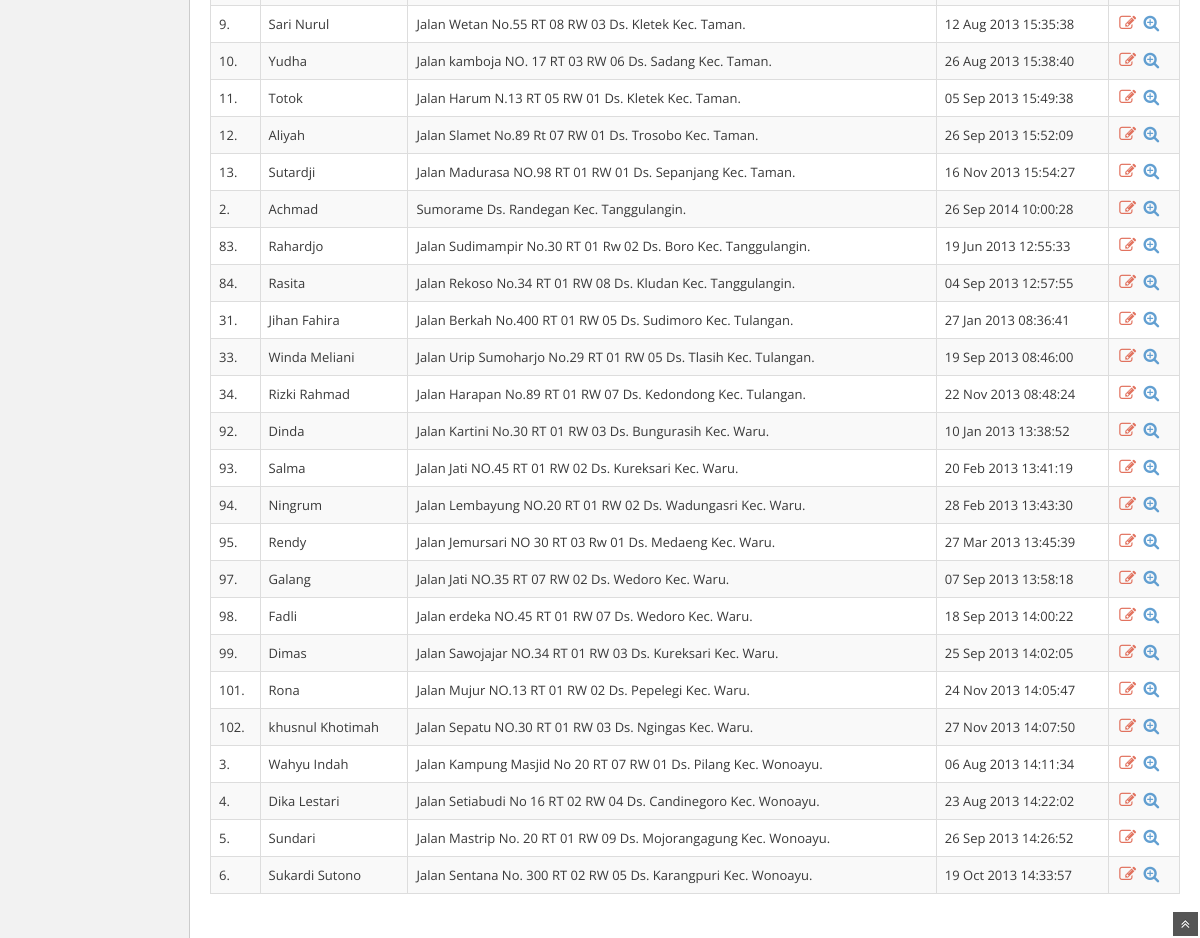
/pasca/pasca.php (signed in, lower part), run on an earlier commit of the app's database.
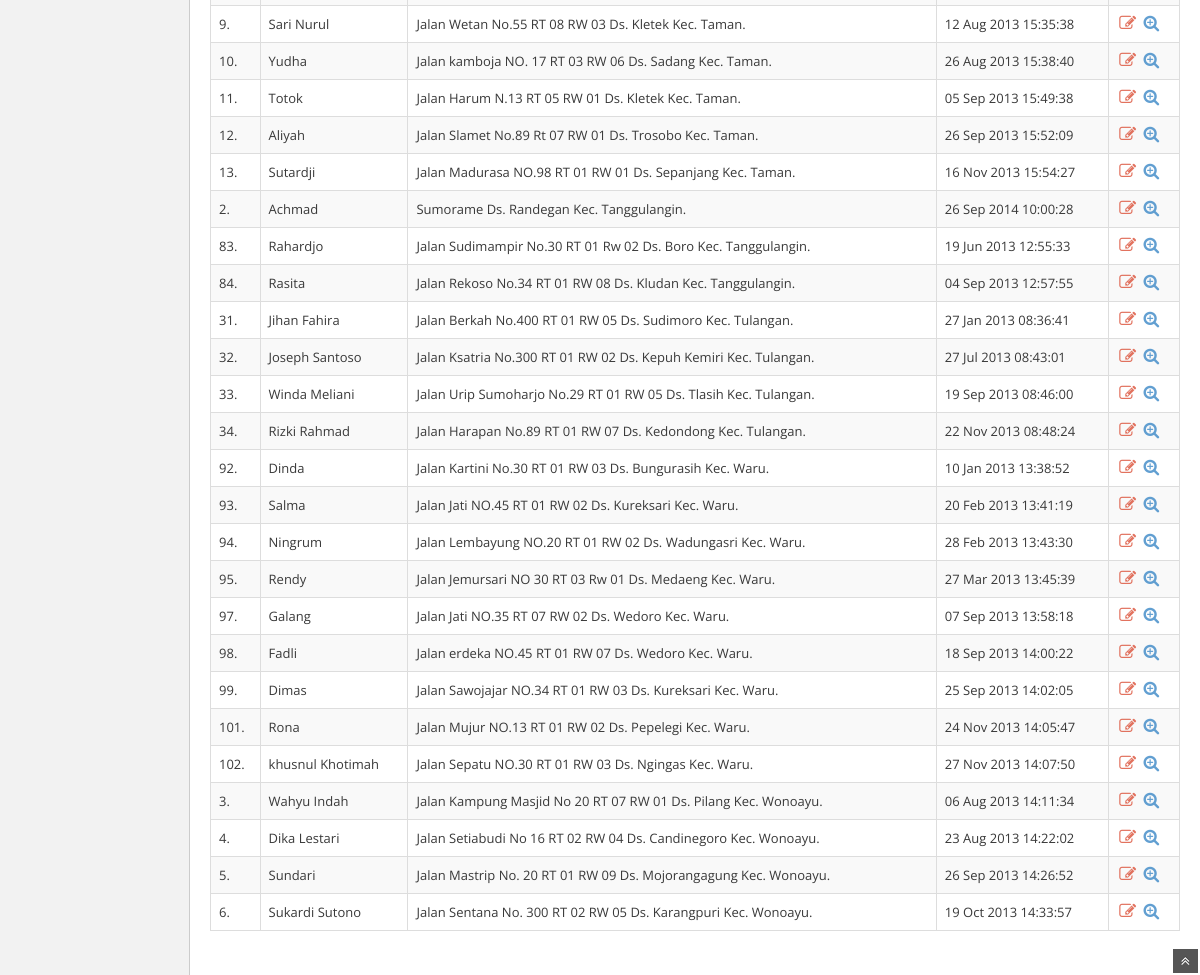
And on a later commit of the database.
### tables this page shows
CREATE TABLE IF NOT EXISTS `resiko` (
  `resiko_id` int(11) NOT NULL AUTO_INCREMENT,
  `resiko_tanggal_start` datetime NOT NULL,
  `resiko_tanggal_end` datetime NOT NULL,
  `nama_pelapor` varchar(50) NOT NULL,
  `nomor_telp` varchar(12) NOT NULL,
  `alamat_pelapor` varchar(100) NOT NULL,
  `ID_BANGUNAN` int(11) NOT NULL,
  `DESA_ID` int(2) NOT NULL,
  `KECAMATAN_ID` int(2) NOT NULL,
  `ID_SUMBER` int(11) NOT NULL,
  `exposure` varchar(50) NOT NULL,
  `tepol` varchar(50) NOT NULL,
  `panjang` varchar(10) NOT NULL,
  `lebar` varchar(10) NOT NULL,
  `tinggi` varchar(10) NOT NULL,
  `pasokan_air_minimum` varchar(10) NOT NULL,
  `penerapan_air` varchar(10) NOT NULL,
  `pengangkutan_air` varchar(10) NOT NULL,
  `tipe_proteksi` enum('MPKP','MPKL','MPKBG') DEFAULT NULL,
  `resiko_status` enum('no','yes') NOT NULL,
  PRIMARY KEY (`resiko_id`),
  KEY `FK_kecamatan` (`KECAMATAN_ID`),
  KEY `FK_bangunan` (`ID_BANGUNAN`),
  KEY `FK_desa` (`DESA_ID`),
  KEY `FK_sumber_air` (`ID_SUMBER`)
);

CREATE TABLE IF NOT EXISTS `desa` (
  `DESA_ID` int(2) NOT NULL AUTO_INCREMENT,
  `DESA_NAMA` varchar(50) NOT NULL,
  `KECAMATAN_ID` int(2) NOT NULL,
  PRIMARY KEY (`DESA_ID`),
  KEY `FK_kecamatan` (`KECAMATAN_ID`)
);

CREATE TABLE IF NOT EXISTS `kecamatan` (
  `KECAMATAN_ID` int(2) NOT NULL AUTO_INCREMENT,
  `KECAMATAN_NAMA` varchar(50) NOT NULL,
  `KECAMATAN_DIR` varchar(255) NOT NULL,
  PRIMARY KEY (`KECAMATAN_ID`)
);

### pasca/pasca.php (the view, shortened to what the changed rows need)
<?php
include '../template/header.php';
if ((isset($_SESSION['pegawai_nomor']) && isset($_SESSION['level'])) || (isset($_COOKIE['level']) && isset($_COOKIE['pegawai_nomor']))) {
    $sql = mysql_query("SELECT * FROM pegawai WHERE (pegawai_nip='" . $_SESSION['pegawai_nomor'] . "' AND id_level_user='".$_SESSION['level']."')
                        OR (pegawai_nip='" . $_COOKIE['pegawai_nomor'] . "' AND id_level_user='".$_COOKIE['level']."')") or die("Query : ".mysql_error());
    $query = mysql_query("SELECT a.resiko_id, a.nama_pelapor, a.resiko_tanggal_start, b.DESA_NAMA, c.NAMA_BANGUNAN, d.KECAMATAN_NAMA, a.alamat_pelapor
                        FROM resiko AS a INNER JOIN desa AS b
                            ON (a.DESA_ID = b.DESA_ID)
                        INNER JOIN bangunan AS c
                            ON (a.ID_BANGUNAN = c.ID_BANGUNAN)
                        INNER JOIN kecamatan AS d
                            ON (a.KECAMATAN_ID = d.KECAMATAN_ID) AND (b.KECAMATAN_ID = d.KECAMATAN_ID)") or die(mysql_error());
    if ($sql == false) {
        die(mysql_error());
        header('Location: ../login/login.php');
        exit();
    } else if (mysql_num_rows($sql)) {
        while ($row = mysql_fetch_assoc($sql)) {
            ?>
            <body>
                <div class="main-container container-fluid">
                    <?php include '../template/sidebar.php'; ?>
                    <div class="main-content">
                        <div class="page-content">
                            <div class="row-fluid">
                                <div class="span12">
                                        <div class="row-fluid">
                                            <div class="span12">
                                                <table id="kejadian" class="table table-striped table-bordered table-hover">
                                                    <tbody>
                                                        <?php
                                                            while($res = mysql_fetch_array($query)){
                                                                $result_tgl = date_create($res['resiko_tanggal_start']);
                                                        ?>
                                                        <tr>
                                                            <td><?php echo $res['resiko_id'].'.'; ?></td>
                                                            <td><?php echo $res['nama_pelapor']; ?></td>
                                                            <td><?php echo $res['alamat_pelapor'].' Ds. '.$res['DESA_NAMA'].' Kec. '.$res['KECAMATAN_NAMA'].'.' ?></td>
                                                            <td><?php echo date_format($result_tgl, 'd M Y H:i:s'); ?></td>
                                                            <td>
                                                                <div class="hidden-phone visible-desktop action-buttons">
                                                                    <?php if($row['id_level_user'] == 1 ){ ?>
                                                                    <a class="red cek" href="" id="<?php echo $res['resiko_id']; ?>" class="tooltip-success" data-rel="tooltip" title="Edit">
                                                                        <i class="icon-edit bigger-130"></i>
                                                                    </a>
                                                                    <a class="blue cek" href="" id="<?php echo $res['resiko_id']; ?>" class="tooltip-error" data-rel="tooltip" title="Selengkapnya">
                                                                        <i class="icon-zoom-in bigger-130"></i>
                                                                    </a>
                                                                    <?php }else{ ?>
                                                                    <a class="blue cek" href="" id="<?php echo $res['resiko_id']; ?>" class="tooltip-error" data-rel="tooltip" title="Selengkapnya">
                                                                        <i class="icon-zoom-in bigger-130"></i>
                                                                    </a>
                                                                    <?php } ?>
                                                                </div>
                                                            </td>
                                                        </tr>
                                                        <?php
                                                            }
                                                        ?>
                                                    </tbody>
                                                </table>
                                            </div>
                                        </div>
                                </div>
                                </div>
                            </div>
                        </div>
                <?php
            }
        }
    }
    ?>
</div>
</body>
</html>

What changed in the data, as far as the page shows it:
changed pegawai: gains resiko (resiko_id "32", nama_pelapor "Joseph Santoso", alamat_pelapor "Jalan Ksatria No.300 RT 01 RW 02", DESA_ID.DESA_NAMA "Kepuh Kemiri", KECAMATAN_ID.KECAMATAN_NAMA "Tulangan", resiko_tanggal_start "27 Jul 2013 08:43:01")
